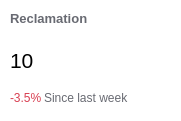
       <widget class="QWidget" name="reclamationStatOffice" native="true">
        <property name="geometry">
         <rect>
          <x>30</x>
          <y>29</y>
          <width>181</width>
          <height>121</height>
         </rect>
        </property>
        <property name="styleSheet">
         <string notr="true">background-color:white;
border-radius:5px;</string>
        </property>
        <widget class="QLabel" name="label_8">
         <property name="geometry">
          <rect>
           <x>10</x>
           <y>8</y>
           <width>81</width>
           <height>21</height>
          </rect>
         </property>
         <property name="font">
          <font>
           <pointsize>10</pointsize>
           <weight>75</weight>
           <bold>true</bold>
          </font>
         </property>
         <property name="styleSheet">
          <string notr="true">color:#686A72;</string>
         </property>
         <property name="text">
          <string>Reclamation</string>
         </property>
        </widget>
        <widget class="QLabel" name="Reclamation_number">
         <property name="geometry">
          <rect>
           <x>10</x>
           <y>40</y>
           <width>110</width>
           <height>41</height>
          </rect>
         </property>
         <property name="font">
          <font>
           <pointsize>16</pointsize>
          </font>
         </property>
         <property name="text">
          <string>10</string>
         </property>
        </widget>
        <widget class="QLabel" name="reclamation_pourcenetage">
         <property name="geometry">
          <rect>
           <x>10</x>
           <y>90</y>
           <width>51</width>
           <height>16</height>
          </rect>
         </property>
         <property name="styleSheet">
          <string notr="true">color:#D84052</string>
         </property>
         <property name="text">
          <string>-3.5%</string>
         </property>
        </widget>
        <widget class="QLabel" name="label_13">
         <property name="geometry">
          <rect>
           <x>44</x>
           <y>90</y>
           <width>101</width>
           <height>16</height>
          </rect>
         </property>
         <property name="styleSheet">
          <string notr="true">color:#686A72;</string>
         </property>
         <property name="text">
          <string>Since last week</string>
         </property>
        </widget>
        <widget class="QLabel" name="label_18">
         <property name="geometry">
          <rect>
           <x>141</x>
           <y>8</y>
           <width>31</width>
           <height>31</height>
          </rect>
         </property>
         <property name="text">
          <string/>
         </property>
         <property name="pixmap">
          <pixmap resource="res.qrc">:/img/img/reclamtion_icone.png</pixmap>
         </property>
        </widget>
       </widget>
